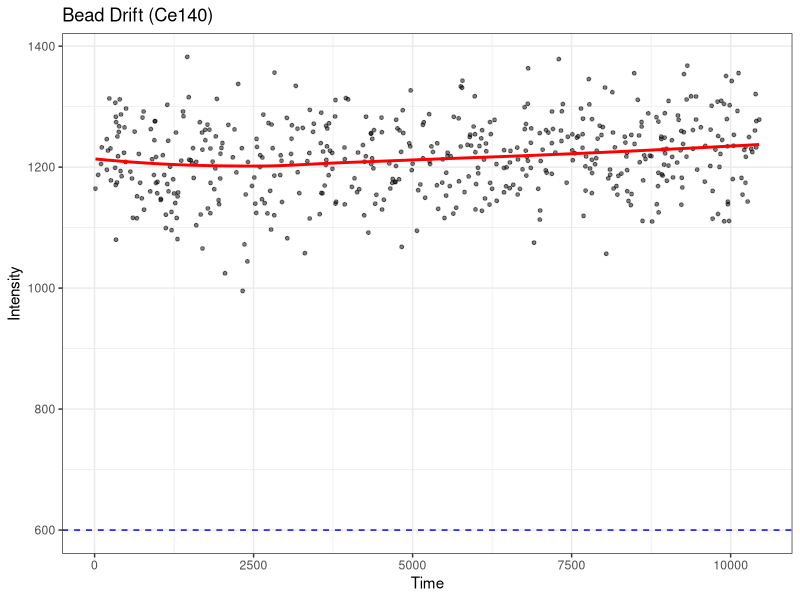
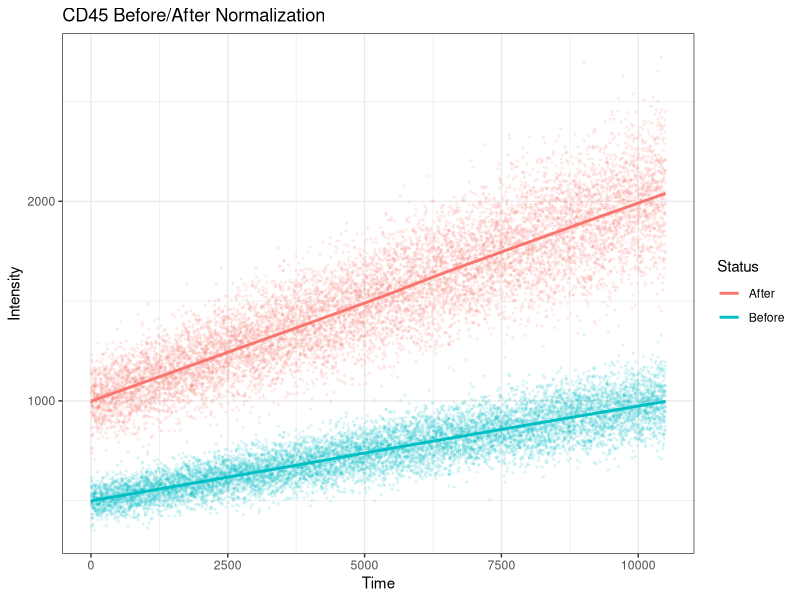
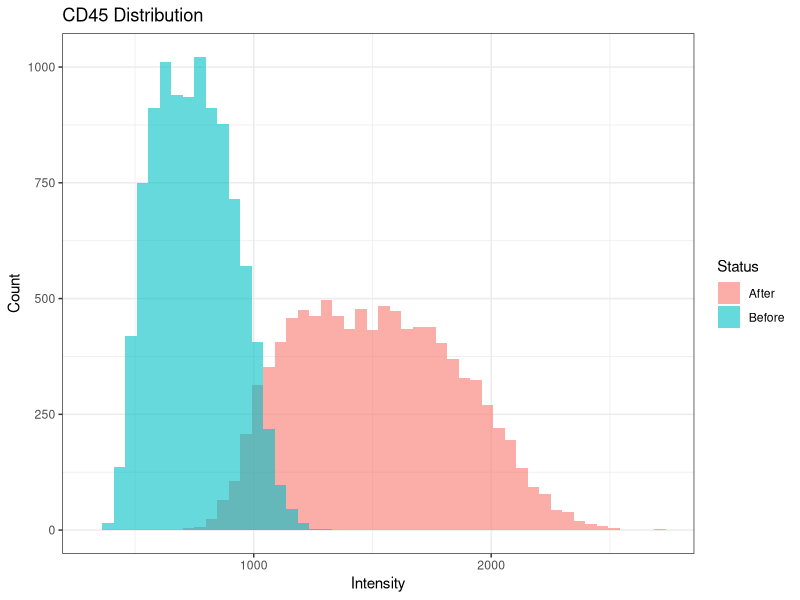

Generate these figures, in order, with R:
# Reference: ggplot2 3.5+, dplyr 1.1+ | Verify API if version differs
# Self-contained bead-normalization simulation. For real CyTOF use CATALYST::normCytof().
library(ggplot2)
library(dplyr)

# === CONFIGURATION ===
output_dir <- 'results/'
dir.create(output_dir, showWarnings = FALSE)

# === 1. SIMULATE CYTOF DATA WITH BEADS ===
cat('Generating simulated CyTOF data with beads...\n')

set.seed(42)
n_cells <- 10000
n_beads <- 500

# Time course (acquisition order)
time <- 1:(n_cells + n_beads)

# Simulate drift (increasing over time)
drift_factor <- 1 + 0.0001 * time

# Cell data with drift
cell_cd45 <- rnorm(n_cells, 500, 50) * drift_factor[1:n_cells]
cell_cd3 <- rnorm(n_cells, 300, 40) * drift_factor[1:n_cells]

# Bead data (constant expected, but affected by drift)
bead_ce140_expected <- 600
bead_eu151_expected <- 550

bead_ce140 <- rnorm(n_beads, bead_ce140_expected, 30) * drift_factor[(n_cells+1):(n_cells+n_beads)]
bead_eu151 <- rnorm(n_beads, bead_eu151_expected, 25) * drift_factor[(n_cells+1):(n_cells+n_beads)]

# Cells have low bead channel signal
cell_ce140 <- rnorm(n_cells, 10, 5)
cell_eu151 <- rnorm(n_cells, 8, 4)

# Combine into data frames
cells <- data.frame(
    Time = 1:n_cells,
    CD45 = cell_cd45,
    CD3 = cell_cd3,
    Ce140 = cell_ce140,
    Eu151 = cell_eu151,
    is_bead = FALSE
)

beads <- data.frame(
    Time = (n_cells+1):(n_cells+n_beads),
    CD45 = rnorm(n_beads, 10, 5),  # Beads have low marker signal
    CD3 = rnorm(n_beads, 8, 4),
    Ce140 = bead_ce140,
    Eu151 = bead_eu151,
    is_bead = TRUE
)

# Interleave beads throughout acquisition
bead_positions <- sort(sample(1:(n_cells + n_beads), n_beads))
all_data <- rbind(cells, beads)
all_data <- all_data[order(c(setdiff(1:(n_cells+n_beads), bead_positions), bead_positions)), ]
all_data$Time <- 1:nrow(all_data)

cat('Total events:', nrow(all_data), '\n')
cat('Beads:', sum(all_data$is_bead), '\n')

# === 2. IDENTIFY BEADS ===
cat('\nIdentifying bead events...\n')

# Beads identified by high Ce140 and Eu151
bead_threshold <- 200
detected_beads <- all_data$Ce140 > bead_threshold & all_data$Eu151 > bead_threshold

cat('Detected beads:', sum(detected_beads), '\n')
cat('True positive rate:', round(sum(detected_beads & all_data$is_bead) / sum(all_data$is_bead) * 100, 1), '%\n')

# === 3. CALCULATE NORMALIZATION FACTORS ===
cat('\nCalculating normalization factors...\n')

bead_data <- all_data[detected_beads, ]

# Reference values (expected bead intensities)
reference <- c(Ce140 = bead_ce140_expected, Eu151 = bead_eu151_expected)

# Calculate time-dependent factors
n_bins <- 10
bead_data$time_bin <- cut(bead_data$Time, breaks = n_bins, labels = FALSE)

norm_factors <- bead_data %>%
    group_by(time_bin) %>%
    summarise(
        Ce140_median = median(Ce140),
        Eu151_median = median(Eu151),
        time_center = mean(Time),
        .groups = 'drop'
    ) %>%
    mutate(
        Ce140_factor = reference['Ce140'] / Ce140_median,
        Eu151_factor = reference['Eu151'] / Eu151_median,
        combined_factor = (Ce140_factor + Eu151_factor) / 2
    )

print(norm_factors)

# === 4. APPLY NORMALIZATION ===
cat('\nApplying normalization...\n')

# Interpolate factors for all time points
all_data$time_bin <- cut(all_data$Time, breaks = n_bins, labels = FALSE)
all_data <- merge(all_data, norm_factors[, c('time_bin', 'combined_factor')], by = 'time_bin', all.x = TRUE)

# Apply correction
all_data$CD45_normalized <- all_data$CD45 / all_data$combined_factor
all_data$CD3_normalized <- all_data$CD3 / all_data$combined_factor

# === 5. VISUALIZATION ===
cat('\nGenerating plots...\n')

# Bead drift over time
p1 <- ggplot(bead_data, aes(x = Time, y = Ce140)) +
    geom_point(alpha = 0.5, size = 1) +
    geom_smooth(method = 'loess', color = 'red', se = FALSE) +
    geom_hline(yintercept = reference['Ce140'], linetype = 'dashed', color = 'blue') +
    theme_bw() +
    labs(title = 'Bead Drift (Ce140)', x = 'Time', y = 'Intensity')
ggsave(file.path(output_dir, 'bead_drift.png'), p1, width = 10, height = 4)

# Before/after CD45
cells_only <- all_data[!all_data$is_bead, ]

before_after <- data.frame(
    Time = rep(cells_only$Time, 2),
    CD45 = c(cells_only$CD45, cells_only$CD45_normalized),
    Status = rep(c('Before', 'After'), each = nrow(cells_only))
)

p2 <- ggplot(before_after, aes(x = Time, y = CD45, color = Status)) +
    geom_point(alpha = 0.1, size = 0.5) +
    geom_smooth(method = 'loess', se = FALSE) +
    theme_bw() +
    labs(title = 'CD45 Before/After Normalization', x = 'Time', y = 'Intensity')
ggsave(file.path(output_dir, 'normalization_effect.png'), p2, width = 10, height = 5)

# Distribution comparison
p3 <- ggplot(before_after, aes(x = CD45, fill = Status)) +
    geom_histogram(bins = 50, alpha = 0.6, position = 'identity') +
    theme_bw() +
    labs(title = 'CD45 Distribution', x = 'Intensity', y = 'Count')
ggsave(file.path(output_dir, 'distribution_comparison.png'), p3, width = 8, height = 5)

# === 6. REMOVE BEADS AND EXPORT ===
cat('\nExporting normalized data...\n')

# recompute the bead mask on the merged frame: merge() reordered rows, so the
# pre-merge `detected_beads` index no longer aligns - use the columns that traveled with it
merged_beads <- all_data$Ce140 > bead_threshold & all_data$Eu151 > bead_threshold
final_data <- all_data[!merged_beads, c('Time', 'CD45_normalized', 'CD3_normalized')]
colnames(final_data) <- c('Time', 'CD45', 'CD3')

write.csv(final_data, file.path(output_dir, 'normalized_cells.csv'), row.names = FALSE)

cat('Final cell count:', nrow(final_data), '\n')
cat('Results saved to', output_dir, '\n')
